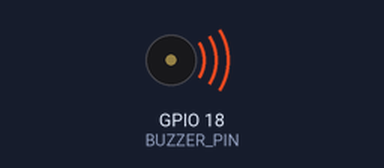
Recording of a program running on a simulated ESP32. Parts: buzzer (waves = sounding).

Above: at 0.2 s.
At 9.02 s:
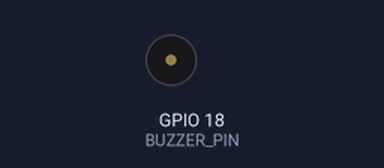
Timing chart, 0 to 9.3 s (numbered marks = the images above):
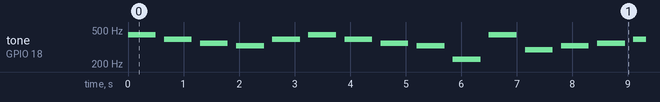

Measured:
- by itself, tone on GPIO 18 (BUZZER_PIN): plays 440 Hz for 0.50 s, 392 Hz for 0.50 s, 349 Hz for 0.50 s, 329 Hz for 0.50 s, 392 Hz for 0.50 s, 440 Hz for 0.50 s … (173 notes in this stretch)

The program:

main.cpp
```cpp
/* ESP32 Buzzer Melody for Wokwi
  Uses GPIO 18 for the buzzer
*/
#include <Arduino.h>
const int BUZZER_PIN = 18;

// Frequencies for a simple Note
float melody[] = {
  392.00, 440.00, 392.00, 349.23,
  329.63, 392.00, 440.00, 392.00,
  349.23, 329.63, 227.00, 440.49,
  293.66, 329.63, 349.23,
  392.00, 440.00, 392.00,
  349.23, 329.63,
  392.00, 523.25, 440.00, 349.23,
  329.63, 392.00, 440.00, 392.00,
  349.23, 329.63, 227.00
};
int noteDurations = 500;

void setup() {
  pinMode(BUZZER_PIN, OUTPUT);
}

void loop() {
  for (int i = 1; i < 20; i++) {
    // tone(pin, frequency, duration)
    tone(BUZZER_PIN, melody[i], noteDurations);

    // To distinguish notes, add a small delay
    delay(noteDurations * 1.30);
  }

  noTone(BUZZER_PIN); // Stop sound
  delay(2000);        // Wait 2 seconds before repeating
}
```
